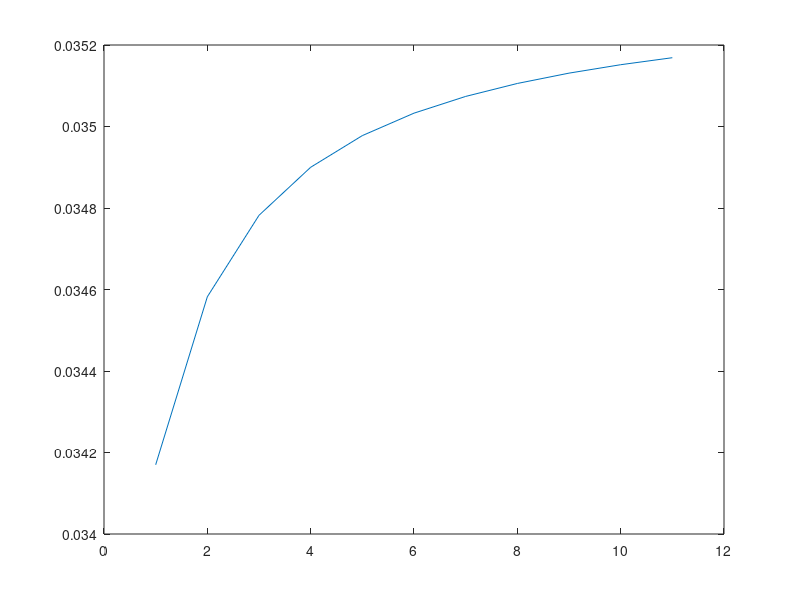

Write MATLAB code to recreate this figure.
%% test how the root mean square of the same function differs on different grids
N = 16:8:96;
nn = length(N);
f = zeros(nn,1);
for i = 1:nn
    x = linspace(0,2*pi,N(i));
    [X,Y,Z] = meshgrid(x,x,x);
    tmp = sin(X) .* cos(Y) .* sin(2*Z) + 10;
    f(i) = std(tmp(:))/mean(tmp(:));
end
plot(f); shg;
(max(f) - min(f)) / min(f)